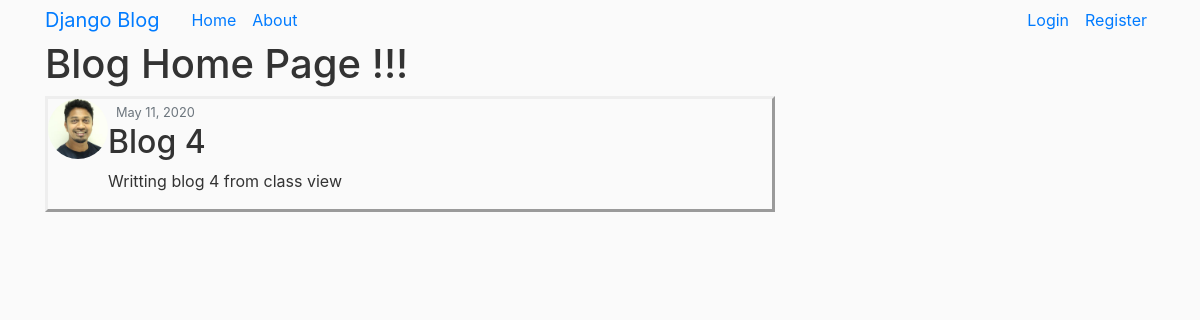
The app's page /post/4/ with its own data.
### blog/models.py (models this page shows, shortened)
class Post(models.Model):
	title = models.CharField(max_length=100)
	content = models.TextField()
	date_posted = models.DateTimeField(default=timezone.now)
	author = models.ForeignKey(User,on_delete=models.CASCADE)

### users/models.py (models this page shows, shortened)
class Profile(models.Model):
	user = models.OneToOneField(User,on_delete=models.CASCADE)
	image = models.ImageField(default='default.jpeg',upload_to='profile_pics')

### blog/views.py (the view)
# urls.py: path("post/<int:pk>/",PostDetailView.as_view(),name="post-detail"),
class PostDetailView(DetailView):
	model = Post

### blog/templates/blog/post_detail.html (shortened to what this page needs)
{% extends "blog/base.html" %}
{% block content %}
	<h1>Blog Home Page !!!</h1>
		<article class="media content-section blogs-border" >
			<img class="rounded-circle article-img" src="{{ object.author.profile.image.url }}">
			<div class="media-body" >
				<div class="article-metadata" >
					<small class="text-muted" >{{ object.date_posted|date:"F d, Y" }}</small>
				</div>
				<h2 class="article-title" >{{ object.title }}</h2>
				<p class="article-content">{{ object.content }}</p>
			</div>
		</article>
{% endblock content %}

### blog/static/blog/main.css (style rules this page uses)
body { background: #fafafa; color: #333333; }
.article-img { max-height: 60px; }
.blogs-border { border-style: outset; margin-bottom: 16px; }

### records on screen
Post: author.profile.image (picture), date_posted "May 11, 2020", title "Blog 4", content "Writting blog 4 from class view"
